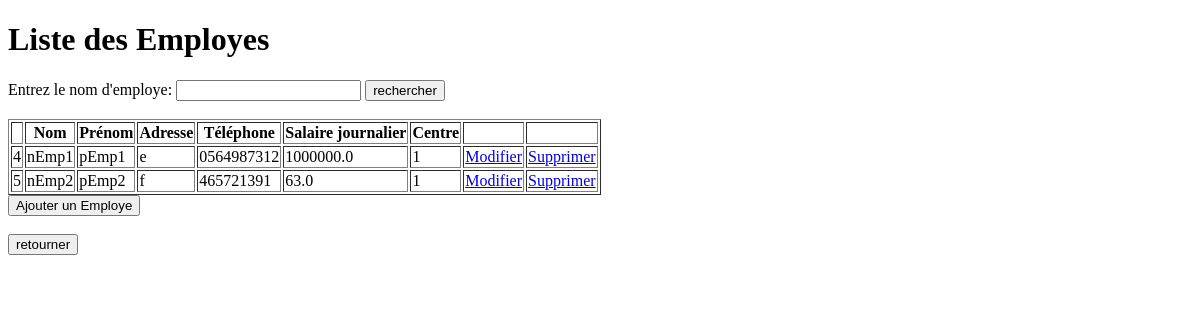
/employe, run on an earlier commit of the app's database.
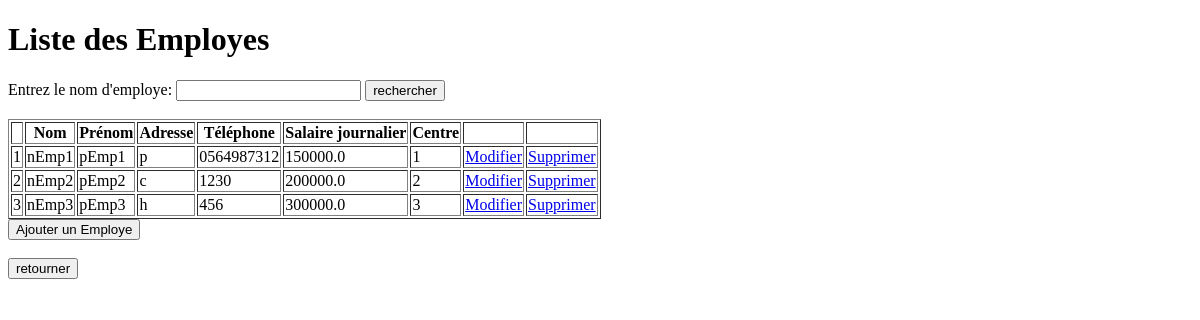
And on a later commit of the database.
### app/models.py (models this page shows, shortened)
class employe(models.Model):
    nomE=models.CharField(max_length=50)
    prenomE=models.CharField(max_length=50)
    adresseE=models.CharField(max_length=50)
    telephoneE=models.CharField(max_length=10)
    salaire_jour=models.FloatField(max_length=10)
    centre=models.ForeignKey(centre,on_delete=models.SET_NULL,null=True)
    points=models.IntegerField(default=0)

class centre(models.Model):
    centre_possibles=[
        (1, '1'),
        (2, '2'),
        (3, '3')
    ]
    nomC=models.CharField(max_length=50)
    numeroC=models.IntegerField(choices=centre_possibles,unique=True)
    def __str__(self):
        return f"{self.numeroC}"

### app/views.py (the view)
# urls.py: path('employe',views.afficher_employes,name='liste_employes'),
def afficher_employes(request):
    if request.method == "GET":
        query = request.GET.get('recherche')
        if query:
            employes=employe.objects.filter(nomE__icontains=query)
        else:
            employes=employe.objects.all()
        return render(request,"magasin/employe/employe.html",{'employes':employes})

### app/templates/magasin/employe/employe.html (shortened to what this page needs)
<!DOCTYPE html>
<html lang="en">
  <head>
  </head>
  <body>
    <h1>Liste des Employes</h1>
    <form method="GET">
      <label for="search">Entrez le nom d'employe:</label>
      <input type="text" name="recherche" id="search" />
      <button type="submit">rechercher</button>
    </form>
    <br />
    {% if employes %}
    <table border="1px">
      <thead>
        <tr>
          <th></th>
          <th>Nom</th>
          <th>Prénom</th>
          <th>Adresse</th>
          <th>Téléphone</th>
          <th>Salaire journalier</th>
          <th>Centre</th>
          <th></th>
          <th></th>
        </tr>
      </thead>
      {% for e in employes %}
      <tbody>
        <tr>
          <td>{{e.id}}</td>
          <td>{{e.nomE}}</td>
          <td>{{e.prenomE}}</td>
          <td>{{e.adresseE}}</td>
          <td>{{e.telephoneE}}</td>
          <td>{{e.salaire_jour}}</td>
          <td>{{e.centre}}</td>
          <td>
            <a href="{% url 'editE' e.id %}">Modifier</a>
          </td>
          <td>
            <a href="{% url 'deleteE' e.id %}">Supprimer</a>
          </td>
        </tr>
      </tbody>
      {% endfor %}
    </table>
    {% else %}
    <p>Aucun Employe a afficher</p>
    {% endif %}
    <a href="employe/ajouter">
      <button>Ajouter un Employe</button>
    </a>
    <br />
    <br />
    <a href="magasin">
      <button>retourner</button>
    </a>
  </body>
</html>

What changed in the data, as far as the page shows it:
removed employe: id "4", nomE "nEmp1", prenomE "pEmp1", adresseE "e", telephoneE "0564987312", salaire_jour "1000000.0", centre "1"
removed employe: id "5", nomE "nEmp2", prenomE "pEmp2", adresseE "f", telephoneE "465721391", salaire_jour "63.0", centre "1"
added employe: id "1", nomE "nEmp1", prenomE "pEmp1", adresseE "p", telephoneE "0564987312", salaire_jour "150000.0", centre "1"
added employe: id "2", nomE "nEmp2", prenomE "pEmp2", adresseE "c", telephoneE "1230", salaire_jour "200000.0", centre "2"
added employe: id "3", nomE "nEmp3", prenomE "pEmp3", adresseE "h", telephoneE "456", salaire_jour "300000.0", centre "3"
